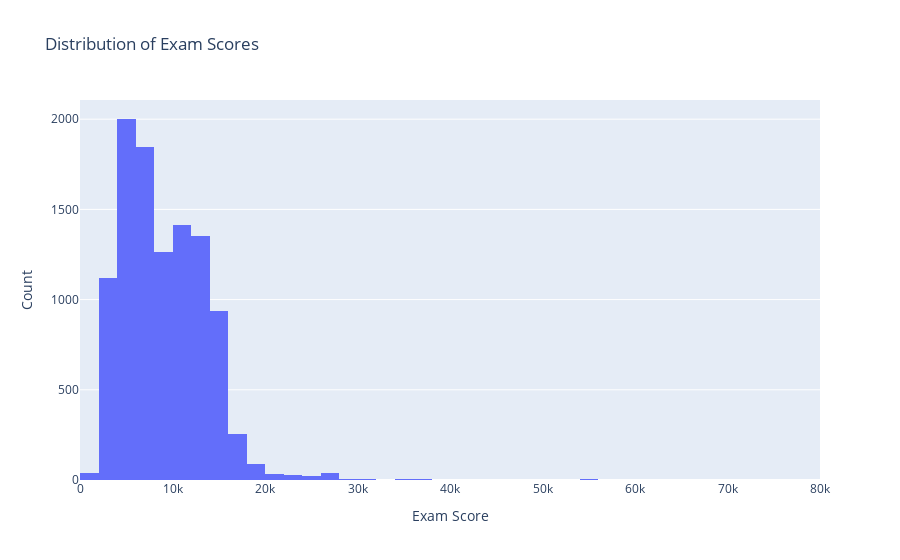

The notebook cell saved with this chart:
### Markdown cell above
# Data Analysis

### Code cell
import plotly.express as px

# Histogram to show distribution of exam scores
fig = px.histogram(
    df,
    x='Price',                  # Target variable
    nbins=50,                        # Number of bins
    title='Distribution of Exam Scores',
    color_discrete_sequence=['#636EFA']  # Blue color
)

fig.update_layout(
    xaxis_title='Exam Score',
    yaxis_title='Count'
)

fig.show()

### Figure 1 — Plotly figure (JSON) as saved in the notebook; plotly's stock layout.template omitted (floating-point values rounded to 4 significant figures; data arrays with more than 128 entries replaced by an {"elided": "..."} marker saying what was removed)
{"data": [{"bingroup": "x", "hovertemplate": "Price=%{x}<br>count=%{y}<extra></extra>", "legendgroup": "", "marker": {"color": "#636EFA", "pattern": {"shape": ""}}, "name": "", "nbinsx": 50, "orientation": "v", "showlegend": false, "type": "histogram", "x": {"elided": "10461 int values"}, "xaxis": "x", "yaxis": "y"}], "layout": {"barmode": "relative", "legend": {"tracegroupgap": 0}, "title": {"text": "Distribution of Exam Scores"}, "xaxis": {"anchor": "y", "domain": [0, 1], "title": {"text": "Exam Score"}}, "yaxis": {"anchor": "x", "domain": [0, 1], "title": {"text": "Count"}}}}
